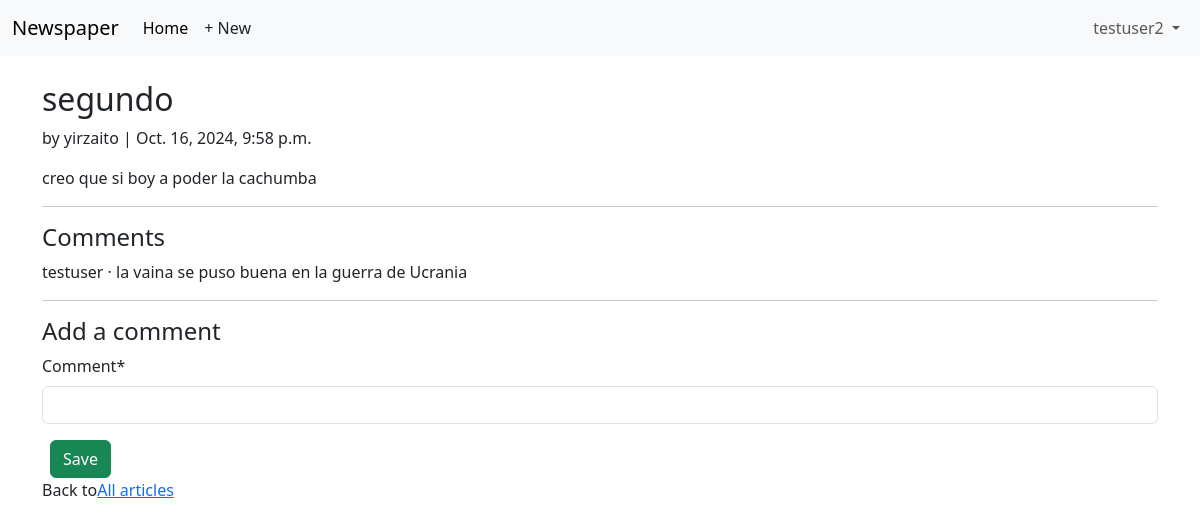
The page /articles/2/ (signed in) on the database its author committed.
### accounts/models.py (models this page shows)
class CustomUser(AbstractUser):
    age = models.PositiveBigIntegerField(null=True,blank=True)

### articles/models.py (models this page shows, shortened)
class Article(models.Model):
    title = models.CharField(max_length=255)
    body = models.TextField()
    date = models.DateTimeField(auto_now_add=True)
    author = models.ForeignKey(settings.AUTH_USER_MODEL, on_delete=models.CASCADE,)

class Comment(models.Model):
    article = models.ForeignKey(Article,on_delete=models.CASCADE)
    comment = models.CharField(max_length=140)
    author = models.ForeignKey(settings.AUTH_USER_MODEL, on_delete=models.CASCADE,)
    def __str__(self):
        return self.comment

### articles/views.py (the view, shortened to what this page needs)
# urls.py: path("<int:pk>/", ArticleDetailView.as_view(),
class ArticleDetailView(LoginRequiredMixin,View):
    def get(self,request,*args,**kwargs):
        view = CommentGet.as_view()
        return view(request,*args,**kwargs)

### articles/forms.py
class CommentForm(forms.ModelForm):
    class Meta:
        model = Comment
        fields = ("comment",)

### articles/views.py (called while the page is built)
    def get_context_data(self, **kwargs):
        context = super().get_context_data(**kwargs)
        context["form"] = CommentForm()
        return context

### templates/article_detail.html (shortened to what this page needs)
{% extends "base.html" %}
{% load crispy_forms_tags %}
{% block content %}
<div class="article-entry">
    <h2>{{ object.title }}</h2>
    <p>by {{ object.author }} | {{ object.date }}</p>
    <p>{{ object.body }}</p>
</div>
<hr>
<h4>Comments</h4>
{% for comment in article.comment_set.all %}
<p>
    {{ comment.author }} &middot; {{ comment}}
</p>
{% endfor %}
<hr>
<h4>Add a comment</h4>
<form action=""method="post">{% csrf_token %}
    {{ form|crispy }}
    <button class="btn btn-success ms-2" type="submit">Save</button>
</form>
<div>
    <p>Back to<a href="{% url 'article_list' %}">All articles</a></p>
</div>
{% endblock content %}

### templates/base.html (shortened to what this page needs)
<!DOCTYPE html>
<html>
    <head>
        <link href="https://cdn.jsdelivr.net/npm/bootstrap@5.3.3/dist/css/bootstrap.min.css"
              rel="stylesheet"
>
    </head>
    <body>
        <nav class="navbar navbar-expand-lg bg-body-tertiary">
            <div class="container-fluid">
                <a class="navbar-brand" href="{% url 'home' %}">Newspaper</a>
                <div class="collapse navbar-collapse" id="navbarSupportedContent">
                    <ul class="navbar-nav me-auto mb-2 mb-lg-0">
                        <li class="nav-item">
                            <a class="nav-link active" aria-current="page" href="#">Home</a>
                        </li>
                        {% if user.is_authenticated %}
                        <li class="nav-item">
                            <a href="{% url 'article_new' %}" class="nav-link px-2 link-dark">+ New</a>
                        </li>
                    </ul>
                    <ul class="navbar-nav ms-auto">
                        <li class="nav-item dropdown">
                            <a class="nav-link dropdown-toggle" href="#" role="button"
                               data-bs-toggle="dropdown" aria-expanded="false">
                                {{ user.username }}
                            </a>
                        </li>
                        {% else %}
                    </ul>
                    <div class="d-flex">
                        <a href="{% url 'login' %}" class="btn btn-outline-secondary me-2">Log in</a>
                        <a href="{% url 'signup' %}" class="btn btn-primary">Sign up</a>
                    </div>
                    {% endif %}
                </div>
            </div>
        </nav>
        <main class="container mt-4">
            {% block content %}
            {% endblock content %}
        </main>
    </body>
</html>

### rows shown on the page
CustomUser: username "testuser2"
Article: title "segundo", author "yirzaito", date "Oct. 16, 2024, 9:58 p.m.", body "creo que si boy a poder la cachumba"
Comment: author "testuser", comment "la vaina se puso buena en la guerra de Ucrania"
